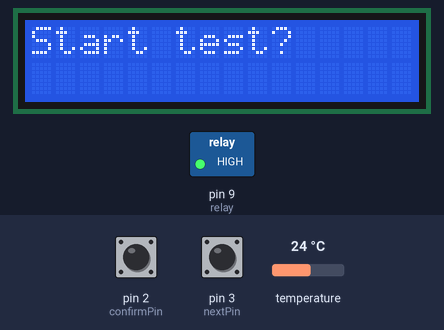
Simulated run of this sketch. Board: Arduino Uno, built with avr-gcc and run on an emulated ATmega328P. On the bench: 16×2 character LCD, switched loads named in the sketch (green lamp = pin HIGH). Inputs (shaded band) come from the test bench; at power-on: pin 2 (confirmPin) HIGH, pin 3 (nextPin) HIGH, temperature 24 °C. What the sketch prints to the serial monitor is not drawn.

Above: at 4.4 s.
4.5 s: pin 2 (confirmPin) pulled LOW for 0.15 s
At 5.5 s:
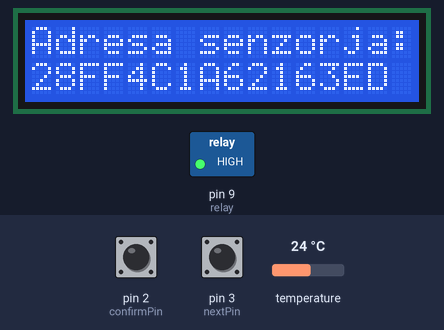
6.1 s: pin 3 (nextPin) pulled LOW for 0.15 s
At 7.4 s:
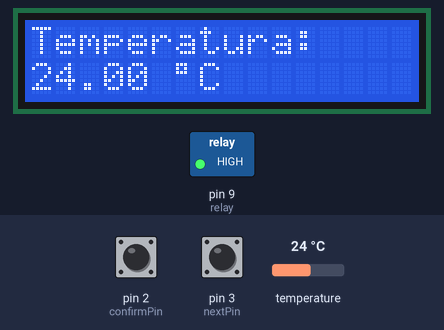
7.7 s: pin 3 (nextPin) pulled LOW for 1 s
At 9.3 s:
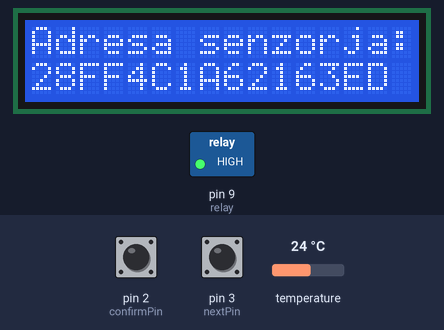
10.2 s: pin 3 (nextPin) pulled LOW for 3.2 s
At 10.6 s:
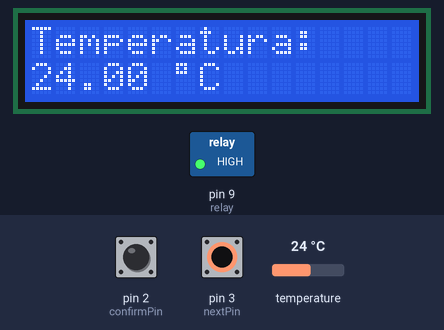
Timing chart, 0 to 13.2 s (numbered marks = the images above; inputs shaded):
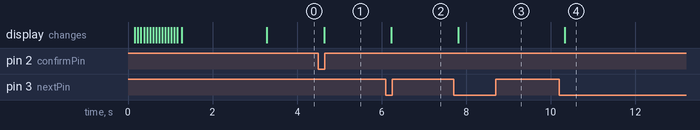

The sketch:

DS18B20_Tester.ino
```cpp
/*  Slovensko   */
/*Program napisan dne 10. 3. 2024 za potrebe domače uporabe in branja fizičnih 16 byte-nih naslovov
DS18B20 temperaturnih senzorjev in za preizkušanje njihovega delovanja. Namen je še dodat funkcije
branja načina delovanja senzorja in testiranje parazitskega napajanja. Po potrebi še bo dodana
funkcija nastavljanja ločljivosti senzorja. Koda bo kmalu komentirana v angleščini.
Več podrobnosti na mojem Githubu: https://github.com/ZanPekosak
Ali preko maila: pekosak.zan@gmail.com */

/*  English   */
/*This code was written on the 10th of March, 2024 for the means of home lab testing and reading the
physical 16 byte sensor addresses of the DS18B20 temperature sensor and basic testing of their operation.
I plan to add the function of detecting parasitic sensor power and its testing, as the library supports
it by default. I also plan on adding resolution setting option in the code and LCD menus. Code comments
should follow soon.
More details at my Github page: https://github.com/ZanPekosak
Or over mail at: pekosak.zan@gmail.com */

#include <OneWire.h>
#include <DallasTemperature.h>
#include <Wire.h>
#include <LiquidCrystal_I2C.h>
#include "LowPower.h"

#define ONE_WIRE_BUS 4

OneWire oneWire(ONE_WIRE_BUS);

DallasTemperature sensors(&oneWire);
LiquidCrystal_I2C lcd(0x27, 16, 2);

DeviceAddress insideThermometer;

bool fc = 0;
bool fc2 = 0;
bool fc3 = 0;
bool doonce = 0;
bool doonce2 = 0;
bool wakeupState = 0;
volatile bool menu = 0;
volatile bool confirmState = 0;
const int confirmPin = 2;
const int nextPin = 3;
const int relay = 9;
const int wakeUpPin = 2;
const unsigned long powerDownTime = 30000;
const unsigned long refreshRate = 500;
unsigned long currentMillis = millis();
unsigned long timerMillis = millis();

void confirm() {
  if (digitalRead(confirmPin) == 0) {
    confirmState = 1;
  }
}

void next() {
  if (digitalRead(nextPin) == 0) {
    menu = !menu;
  }
}

void wakeUp() {
  wakeupState = 1;
}

void startTest(DeviceAddress &deviceAddress) {
  sensors.begin();
  sensors.setResolution(insideThermometer, 9);
  if (!sensors.getAddress(deviceAddress, 0)) {
    Serial.println("Unable to find address for Device 0");
    lcd.clear();
    lcd.setCursor(0, 0);
    lcd.print("Ni senzorja");
    lcd.setCursor(0, 1);
    lcd.print("PRAVILNA VEZAVA?");
  }
}

void printAddress(DeviceAddress deviceAddress) {
  for (uint8_t i = 0; i < 8; i++) {
    if (deviceAddress[i] < 16) Serial.print("0");
    Serial.print(deviceAddress[i], HEX);
  }
  Serial.println();
  char buffer[20];
  sprintf(buffer, "%X%X%X%X%X%X%X%X", deviceAddress[0],
          deviceAddress[1],
          deviceAddress[2],
          deviceAddress[3],
          deviceAddress[4],
          deviceAddress[5],
          deviceAddress[6],
          deviceAddress[7]);
  delay(80);
  lcd.clear();
  lcd.setCursor(0, 0);
  lcd.print("Adresa senzorja:");
  lcd.setCursor(0, 1);
  lcd.print(buffer);
}

void printTemperature(DeviceAddress deviceAddress) {
  float temperatura = sensors.getTempC(deviceAddress);
  Serial.print("Requesting temperatures...");
  sensors.requestTemperatures();
  Serial.print("Temperatura: ");
  Serial.print(temperatura);
  Serial.print(" °C\n");

  lcd.clear();
  lcd.setCursor(0, 0);
  lcd.print("Temperatura:");
  lcd.setCursor(0, 1);
  lcd.print(temperatura);
  lcd.print(" ");
  lcd.print((char)223);
  lcd.print("C");
}

void setup(void) {
  Serial.begin(9600);
  sensors.begin();

  pinMode(nextPin, INPUT_PULLUP);
  pinMode(confirmPin, INPUT_PULLUP);
  pinMode(relay, OUTPUT);
  digitalWrite(relay, HIGH);

  lcd.init();
  lcd.backlight();
  lcd.clear();
  lcd.setCursor(0, 0);
  lcd.print("Starting");
  for (byte x = 0; x < 16; x++) {
    lcd.setCursor(x, 1);
    lcd.print("#");
    delay(70);
  }

  sensors.setResolution(insideThermometer, 9);
  attachInterrupt(digitalPinToInterrupt(confirmPin), confirm, FALLING);
  attachInterrupt(digitalPinToInterrupt(nextPin), next, FALLING);

  lcd.clear();
  lcd.setCursor(0, 0);
  lcd.print("DS18B20 Tester");
  lcd.setCursor(0, 1);
  lcd.print("FWV 1.0 9.3.24");
  delay(2000);

  currentMillis = millis();
  timerMillis = millis();
}

void loop(void) {
  if (!fc) {
    if (doonce == 0) {
      lcd.clear();
      lcd.setCursor(0, 0);
      lcd.print("Start test?");
      doonce = 1;
    }
    if (confirmState) {
      Serial.println("Pritisnjena tipka");
      startTest(insideThermometer);
      fc = true;
      fc2 = false;
      fc3 = false;
      confirmState = 0;
      currentMillis = millis();
    }
  } else if (!menu && !fc2) {
    printAddress(insideThermometer);
    fc2 = true;
    fc3 = false;
    currentMillis = millis();
  } else if (menu && !fc3) {
    printTemperature(insideThermometer);
    fc3 = true;
    fc2 = false;
    currentMillis = millis();
  } else if (!fc2 && !fc3) {
    lcd.clear();
    lcd.setCursor(0, 0);
    lcd.print("NAPAKA!");
    lcd.setCursor(0, 1);
    lcd.print("Resetiraj tester");
    currentMillis = millis();
  }

  if (confirmState == 1 && fc == true) {
    fc = false;
    doonce = 0;
    confirmState = 0;
    currentMillis = millis();
  }

  if ((millis() - currentMillis) >= powerDownTime) {
    if((millis() - timerMillis) >= refreshRate){
      lcd.clear();
      lcd.setCursor(0, 0);
      lcd.print("Izklop cez: ");
      lcd.print((2*powerDownTime - (millis() - currentMillis)) / 1000);
      lcd.print(" s");
      timerMillis = millis();
    }
    if ((millis() - currentMillis) >= (2 * powerDownTime)) {
      lcd.clear();
      lcd.noBacklight();
      lcd.noDisplay();
      digitalWrite(relay, LOW);
      detachInterrupt(digitalPinToInterrupt(confirmPin));
      detachInterrupt(digitalPinToInterrupt(nextPin));
      attachInterrupt(digitalPinToInterrupt(confirmPin), wakeUp, FALLING);
      currentMillis = millis();
      LowPower.powerDown(SLEEP_FOREVER, ADC_OFF, BOD_OFF);
    }
  }
  if (wakeupState == 1) {
    digitalWrite(relay, HIGH);
    delay(100);
    lcd.init();
    lcd.backlight();
    lcd.clear();
    startTest(insideThermometer);
    wakeupState = 0;
    detachInterrupt(digitalPinToInterrupt(confirmPin));
    attachInterrupt(digitalPinToInterrupt(confirmPin), confirm, FALLING);
    attachInterrupt(digitalPinToInterrupt(nextPin), next, FALLING);
    fc = false;
    doonce = 0;
    doonce2 = 0;
    confirmState = 0;
    currentMillis = millis();
  }
}
```

Measured:
- after the input at 4.5 s, the display: changes after 0.14 s (image 1)
- after the input at 6.1 s, the display: changes after 0.13 s (image 2)
- after the input at 7.7 s, the display: changes after 0.11 s (image 3)
- after the input at 10.2 s, the display: changes after 0.13 s (image 4)
